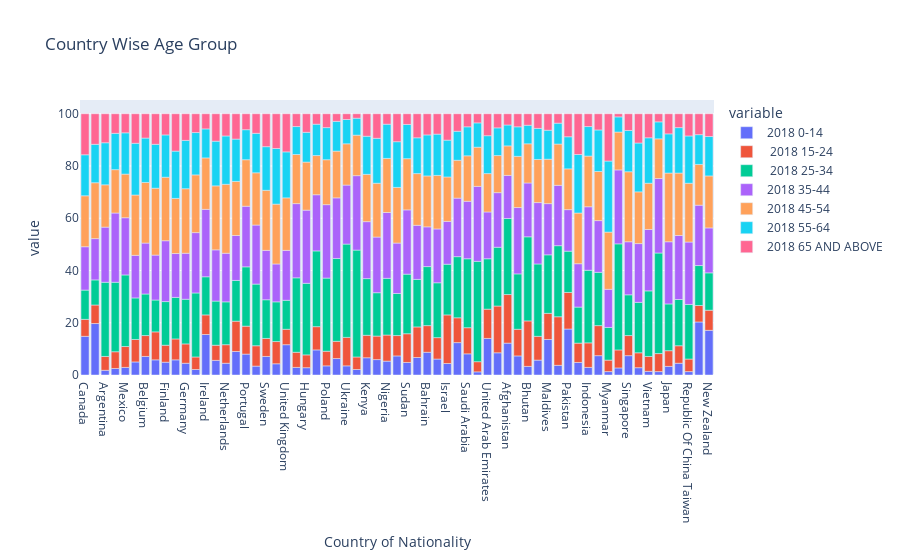

This figure's notebook cell:
### Code cell
px.bar(df, df.index,['2018 0-14', ' 2018 15-24',
       ' 2018 25-34', '2018 35-44', '2018 45-54', '2018 55-64',
       '2018 65 AND ABOVE'], title='Country Wise Age Group')

### Figure 1 — Plotly figure (JSON) as saved in the notebook; plotly's stock layout.template omitted (floating-point values rounded to 4 significant figures)
{"data": [{"alignmentgroup": "True", "hovertemplate": "variable=2018 0-14<br>Country of Nationality=%{x}<br>value=%{y}<extra></extra>", "legendgroup": "2018 0-14", "marker": {"color": "#636efa", "pattern": {"shape": ""}}, "name": "2018 0-14", "offsetgroup": "2018 0-14", "orientation": "v", "showlegend": true, "textposition": "auto", "type": "bar", "x": ["Canada", "United States Of America", "Argentina", "Brazil", "Mexico", "Austria", "Belgium", "Denmark", "Finland", "France", "Germany", "Greece", "Ireland", "Italy", "Netherlands", "Norway", "Portugal", "Spain", "Sweden", "Switzerland", "United Kingdom", "Czech Rep.", "Hungary", "Kazakhstan", "Poland", "Russian Federation", "Ukraine", "Egypt", "Kenya", "Mauritius", "Nigeria", "South Africa", "Sudan", "Tanzania", "Bahrain", "Iraq", "Israel", "Oman", "Saudi Arabia", "Turkey", "United Arab Emirates", "Yemen", "Afghanistan", "Bangladesh", "Bhutan", "Iran", "Maldives", "Nepal", "Pakistan", "Sri Lanka", "Indonesia", "Malaysia", "Myanmar", "Philippines", "Singapore", "Thailand", "Vietnam", "China", "Japan", "Korea (Republic Of ", "Republic Of China Taiwan", "Australia", "New Zealand"], "xaxis": "x", "y": [14.8, 19.7, 1.8, 2.5, 2.9, 5, 7.1, 5.8, 4.9, 5.8, 4.5, 2.1, 15.5, 5.6, 4.5, 9, 8, 3.4, 7.1, 4.3, 11.6, 2.9, 2.8, 9.6, 3.5, 6.3, 3.5, 2.1, 6.6, 5.9, 5.3, 7.3, 4.8, 6.7, 8.7, 6.1, 4.4, 12.4, 8.1, 1.2, 14, 8.5, 12.2, 7.3, 3.3, 5.7, 13.6, 3.7, 17.6, 4.8, 2.9, 7.4, 1.3, 2.7, 7.4, 2.8, 1.4, 1.3, 3.3, 4.5, 1.3, 20.3, 17.1], "yaxis": "y"}, {"alignmentgroup": "True", "hovertemplate": "variable= 2018 15-24<br>Country of Nationality=%{x}<br>value=%{y}<extra></extra>", "legendgroup": " 2018 15-24", "marker": {"color": "#EF553B", "pattern": {"shape": ""}}, "name": " 2018 15-24", "offsetgroup": " 2018 15-24", "orientation": "v", "showlegend": true, "textposition": "auto", "type": "bar", "x": ["Canada", "United States Of America", "Argentina", "Brazil", "Mexico", "Austria", "Belgium", "Denmark", "Finland", "France", "Germany", "Greece", "Ireland", "Italy", "Netherlands", "Norway", "Portugal", "Spain", "Sweden", "Switzerland", "United Kingdom", "Czech Rep.", "Hungary", "Kazakhstan", "Poland", "Russian Federation", "Ukraine", "Egypt", "Kenya", "Mauritius", "Nigeria", "South Africa", "Sudan", "Tanzania", "Bahrain", "Iraq", "Israel", "Oman", "Saudi Arabia", "Turkey", "United Arab Emirates", "Yemen", "Afghanistan", "Bangladesh", "Bhutan", "Iran", "Maldives", "Nepal", "Pakistan", "Sri Lanka", "Indonesia", "Malaysia", "Myanmar", "Philippines", "Singapore", "Thailand", "Vietnam", "China", "Japan", "Korea (Republic Of ", "Republic Of China Taiwan", "Australia", "New Zealand"], "xaxis": "x", "y": [6.5, 7.1, 5.3, 6.4, 8, 8.6, 8, 10.7, 6.5, 8, 7.4, 4.8, 7.5, 5.8, 7.1, 11.6, 10.7, 7.8, 6.9, 8.5, 5.9, 5.8, 4.9, 8.9, 5.6, 6.6, 10.9, 4.8, 8.6, 9, 10, 7.8, 11, 11.7, 10.2, 8.2, 18.6, 9.5, 10, 3.9, 11.2, 17.9, 18.6, 10.2, 17.4, 9.1, 10, 18.6, 14, 7.4, 9.4, 11.5, 4.4, 6.9, 7.7, 5.7, 5.7, 6.9, 6, 6.7, 4.8, 6.3, 7.7], "yaxis": "y"}, {"alignmentgroup": "True", "hovertemplate": "variable= 2018 25-34<br>Country of Nationality=%{x}<br>value=%{y}<extra></extra>", "legendgroup": " 2018 25-34", "marker": {"color": "#00cc96", "pattern": {"shape": ""}}, "name": " 2018 25-34", "offsetgroup": " 2018 25-34", "orientation": "v", "showlegend": true, "textposition": "auto", "type": "bar", "x": ["Canada", "United States Of America", "Argentina", "Brazil", "Mexico", "Austria", "Belgium", "Denmark", "Finland", "France", "Germany", "Greece", "Ireland", "Italy", "Netherlands", "Norway", "Portugal", "Spain", "Sweden", "Switzerland", "United Kingdom", "Czech Rep.", "Hungary", "Kazakhstan", "Poland", "Russian Federation", "Ukraine", "Egypt", "Kenya", "Mauritius", "Nigeria", "South Africa", "Sudan", "Tanzania", "Bahrain", "Iraq", "Israel", "Oman", "Saudi Arabia", "Turkey", "United Arab Emirates", "Yemen", "Afghanistan", "Bangladesh", "Bhutan", "Iran", "Maldives", "Nepal", "Pakistan", "Sri Lanka", "Indonesia", "Malaysia", "Myanmar", "Philippines", "Singapore", "Thailand", "Vietnam", "China", "Japan", "Korea (Republic Of ", "Republic Of China Taiwan", "Australia", "New Zealand"], "xaxis": "x", "y": [11.2, 9.6, 28.4, 26.6, 27.4, 15.9, 15.9, 12.2, 16.7, 15.9, 17.1, 24.5, 14.6, 16.9, 16.4, 15.6, 22.7, 23.6, 14.8, 15.2, 11.1, 28.5, 27.4, 29, 28, 31.7, 35.7, 40.9, 21.7, 16.6, 21.7, 16.1, 22.8, 18.2, 22.6, 21, 19.4, 23.4, 26.4, 38.4, 19.3, 22.5, 29.1, 21.2, 32.2, 27.7, 22.4, 27.2, 15.8, 13.8, 27.8, 20.4, 12.5, 40.6, 15.6, 19.3, 25.1, 38.5, 17.9, 17.7, 20.9, 15.3, 14.3], "yaxis": "y"}, {"alignmentgroup": "True", "hovertemplate": "variable=2018 35-44<br>Country of Nationality=%{x}<br>value=%{y}<extra></extra>", "legendgroup": "2018 35-44", "marker": {"color": "#ab63fa", "pattern": {"shape": ""}}, "name": "2018 35-44", "offsetgroup": "2018 35-44", "orientation": "v", "showlegend": true, "textposition": "auto", "type": "bar", "x": ["Canada", "United States Of America", "Argentina", "Brazil", "Mexico", "Austria", "Belgium", "Denmark", "Finland", "France", "Germany", "Greece", "Ireland", "Italy", "Netherlands", "Norway", "Portugal", "Spain", "Sweden", "Switzerland", "United Kingdom", "Czech Rep.", "Hungary", "Kazakhstan", "Poland", "Russian Federation", "Ukraine", "Egypt", "Kenya", "Mauritius", "Nigeria", "South Africa", "Sudan", "Tanzania", "Bahrain", "Iraq", "Israel", "Oman", "Saudi Arabia", "Turkey", "United Arab Emirates", "Yemen", "Afghanistan", "Bangladesh", "Bhutan", "Iran", "Maldives", "Nepal", "Pakistan", "Sri Lanka", "Indonesia", "Malaysia", "Myanmar", "Philippines", "Singapore", "Thailand", "Vietnam", "China", "Japan", "Korea (Republic Of ", "Republic Of China Taiwan", "Australia", "New Zealand"], "xaxis": "x", "y": [16.6, 15.8, 21.1, 26.5, 21.9, 16.3, 19.5, 17.2, 23.3, 16.8, 17.6, 23.1, 25.8, 19.6, 18.6, 17.2, 23.2, 22.6, 18.9, 14.5, 19.1, 28.4, 28, 21.5, 28.1, 23.2, 22.6, 28.5, 21.8, 21.3, 25.2, 19.3, 24.6, 20.7, 15.2, 20.6, 16.4, 22.4, 22, 28.7, 17.9, 20.9, 16.5, 25.4, 20.6, 23.5, 19.6, 23.1, 15.9, 16.6, 24.3, 19.8, 14.6, 28.3, 20.3, 22.5, 23.5, 28.5, 23.8, 24.5, 23.9, 23.1, 17.2], "yaxis": "y"}, {"alignmentgroup": "True", "hovertemplate": "variable=2018 45-54<br>Country of Nationality=%{x}<br>value=%{y}<extra></extra>", "legendgroup": "2018 45-54", "marker": {"color": "#FFA15A", "pattern": {"shape": ""}}, "name": "2018 45-54", "offsetgroup": "2018 45-54", "orientation": "v", "showlegend": true, "textposition": "auto", "type": "bar", "x": ["Canada", "United States Of America", "Argentina", "Brazil", "Mexico", "Austria", "Belgium", "Denmark", "Finland", "France", "Germany", "Greece", "Ireland", "Italy", "Netherlands", "Norway", "Portugal", "Spain", "Sweden", "Switzerland", "United Kingdom", "Czech Rep.", "Hungary", "Kazakhstan", "Poland", "Russian Federation", "Ukraine", "Egypt", "Kenya", "Mauritius", "Nigeria", "South Africa", "Sudan", "Tanzania", "Bahrain", "Iraq", "Israel", "Oman", "Saudi Arabia", "Turkey", "United Arab Emirates", "Yemen", "Afghanistan", "Bangladesh", "Bhutan", "Iran", "Maldives", "Nepal", "Pakistan", "Sri Lanka", "Indonesia", "Malaysia", "Myanmar", "Philippines", "Singapore", "Thailand", "Vietnam", "China", "Japan", "Korea (Republic Of ", "Republic Of China Taiwan", "Australia", "New Zealand"], "xaxis": "x", "y": [19.5, 21.4, 16.2, 16.6, 16.7, 23.1, 23.2, 25.6, 24.3, 21.1, 24.7, 22.1, 19.7, 24.5, 26.4, 20.7, 17.8, 20, 23, 22.9, 20.1, 18.8, 18.4, 15, 17.2, 17.9, 15.8, 15.5, 18.1, 20.6, 20.7, 21.3, 19.6, 19.8, 19.5, 20.5, 17, 14.5, 17.4, 15, 14.7, 14.2, 11.3, 19.6, 15, 16.5, 17, 15.8, 15.6, 19.4, 19.4, 18.8, 21.9, 14.5, 26.8, 19.8, 17.7, 15.2, 26.3, 23.9, 22.5, 15.6, 19.9], "yaxis": "y"}, {"alignmentgroup": "True", "hovertemplate": "variable=2018 55-64<br>Country of Nationality=%{x}<br>value=%{y}<extra></extra>", "legendgroup": "2018 55-64", "marker": {"color": "#19d3f3", "pattern": {"shape": ""}}, "name": "2018 55-64", "offsetgroup": "2018 55-64", "orientation": "v", "showlegend": true, "textposition": "auto", "type": "bar", "x": ["Canada", "United States Of America", "Argentina", "Brazil", "Mexico", "Austria", "Belgium", "Denmark", "Finland", "France", "Germany", "Greece", "Ireland", "Italy", "Netherlands", "Norway", "Portugal", "Spain", "Sweden", "Switzerland", "United Kingdom", "Czech Rep.", "Hungary", "Kazakhstan", "Poland", "Russian Federation", "Ukraine", "Egypt", "Kenya", "Mauritius", "Nigeria", "South Africa", "Sudan", "Tanzania", "Bahrain", "Iraq", "Israel", "Oman", "Saudi Arabia", "Turkey", "United Arab Emirates", "Yemen", "Afghanistan", "Bangladesh", "Bhutan", "Iran", "Maldives", "Nepal", "Pakistan", "Sri Lanka", "Indonesia", "Malaysia", "Myanmar", "Philippines", "Singapore", "Thailand", "Vietnam", "China", "Japan", "Korea (Republic Of ", "Republic Of China Taiwan", "Australia", "New Zealand"], "xaxis": "x", "y": [15.7, 14.7, 16.1, 13.9, 15.8, 19.8, 17, 16.8, 16.2, 18.1, 18.5, 16.2, 11.1, 17.1, 18.5, 16.2, 11.5, 15.1, 16.7, 21.3, 17.6, 10.7, 11.4, 12, 12.3, 11.4, 9.3, 6.5, 14.6, 17.2, 13.1, 17.5, 13.1, 13.7, 15.7, 15.8, 14.1, 11.1, 11.1, 9.3, 14.5, 10.6, 8, 11.3, 7.1, 11.9, 11.1, 8, 12.3, 22.4, 11.3, 15.9, 27.2, 5.8, 15.8, 18.7, 17.4, 6.5, 15, 17.4, 18.1, 11.4, 15.1], "yaxis": "y"}, {"alignmentgroup": "True", "hovertemplate": "variable=2018 65 AND ABOVE<br>Country of Nationality=%{x}<br>value=%{y}<extra></extra>", "legendgroup": "2018 65 AND ABOVE", "marker": {"color": "#FF6692", "pattern": {"shape": ""}}, "name": "2018 65 AND ABOVE", "offsetgroup": "2018 65 AND ABOVE", "orientation": "v", "showlegend": true, "textposition": "auto", "type": "bar", "x": ["Canada", "United States Of America", "Argentina", "Brazil", "Mexico", "Austria", "Belgium", "Denmark", "Finland", "France", "Germany", "Greece", "Ireland", "Italy", "Netherlands", "Norway", "Portugal", "Spain", "Sweden", "Switzerland", "United Kingdom", "Czech Rep.", "Hungary", "Kazakhstan", "Poland", "Russian Federation", "Ukraine", "Egypt", "Kenya", "Mauritius", "Nigeria", "South Africa", "Sudan", "Tanzania", "Bahrain", "Iraq", "Israel", "Oman", "Saudi Arabia", "Turkey", "United Arab Emirates", "Yemen", "Afghanistan", "Bangladesh", "Bhutan", "Iran", "Maldives", "Nepal", "Pakistan", "Sri Lanka", "Indonesia", "Malaysia", "Myanmar", "Philippines", "Singapore", "Thailand", "Vietnam", "China", "Japan", "Korea (Republic Of ", "Republic Of China Taiwan", "Australia", "New Zealand"], "xaxis": "x", "y": [15.7, 11.7, 11.1, 7.5, 7.3, 11.3, 9.3, 11.7, 8.1, 14.3, 10.2, 7.2, 5.8, 10.5, 8.5, 9.7, 6.1, 7.5, 12.6, 13.3, 14.6, 4.9, 7.1, 4, 5.3, 2.9, 2.2, 1.7, 8.6, 9.4, 4, 10.7, 4.1, 9.2, 8.1, 7.8, 10.1, 6.7, 5, 3.5, 8.4, 5.4, 4.3, 5, 4.4, 5.6, 6.3, 3.6, 8.8, 15.6, 4.9, 6.2, 18.1, 1.2, 6.4, 11.2, 9.2, 3.1, 7.7, 5.3, 8.5, 8, 8.7], "yaxis": "y"}], "layout": {"barmode": "relative", "legend": {"title": {"text": "variable"}, "tracegroupgap": 0}, "title": {"text": "Country Wise Age Group"}, "xaxis": {"anchor": "y", "domain": [0, 1], "title": {"text": "Country of Nationality"}}, "yaxis": {"anchor": "x", "domain": [0, 1], "title": {"text": "value"}}}}
